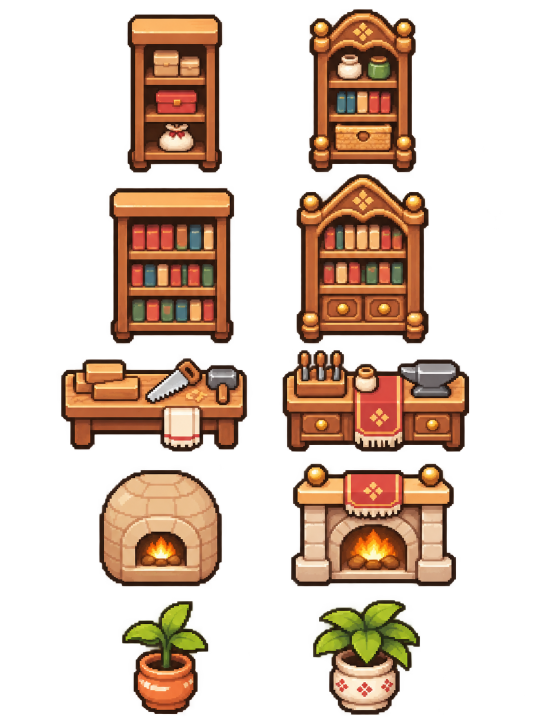
#> input picture games/openworld/tools/src/art/interior-furniture/sheet-a.png, 1086 x 1448 px (shown at 1/2 size); its folder holds 4 pictures in this run
$ python interior-furniture.py
#> lines starting #> are read from the running program, lines starting #| are printed output that depends on the picture
"""The furniture of the game's rooms from its art packs as they were painted, each piece in two makes: a plain one, of
farmhouses, villages, cells and barracks, and a rich one, of the Holy City, lords' seats, cathedrals and the rooms of
the well-off; and the tavern's, of inns, hostels and refectories (its tables and seats; the rest of it plain). Which a
room has is its map's theme (Catalog.fixtureThemes): by what the room is, else by the place it is a room of
(tools/src/demo/continent/continent.json), else picked by the map, one make for a whole room. A table and its seats
come in sets (`_2`: a theme's second set), one set to a room, picked by the map; a seat with a picture turned west
(`_left`) shows it when it faces west, the other when it faces east.

The packs (interior-furniture/sheet-a.png … sheet-e.png) are taken as they are, only made smaller, never redrawn, at
four pixels to the game's one (the catalogue draws them at a quarter, pixel for pixel at the game's zoom of four); the
pieces a pack drew together (a table and its chairs) keep the sizes it gave them, one scale for a sheet. One piece is
changed: the fireplace is painted burning; its cold one has the fire taken out of the hearth (the game draws it lit with
the pack's own, `lit`). The chest and the crate (sheet-d) are shut, open with things in, and open empty.

    python3 games/openworld/tools/src/art/interior-furniture.py [preview.png]
"""
from __future__ import annotations

import json
import re
import sys
from pathlib import Path

import numpy as np
from PIL import Image

HERE = Path(__file__).resolve().parent / 'interior-furniture'
GAME = Path(__file__).resolve().parents[3]
OUT = GAME / 'public/assets/lsw/Fixtures/InteriorFurniture.png'
INDEX = GAME / 'client/src/interior-furniture.json'
CONTINENT = GAME / 'tools/src/demo/continent/continent.json'
K = 4  # this sheet's pixels to the game's one
SHEETS = {n: Image.open(HERE / f'sheet-{n}.png').convert('RGBA') for n in 'abcde'}
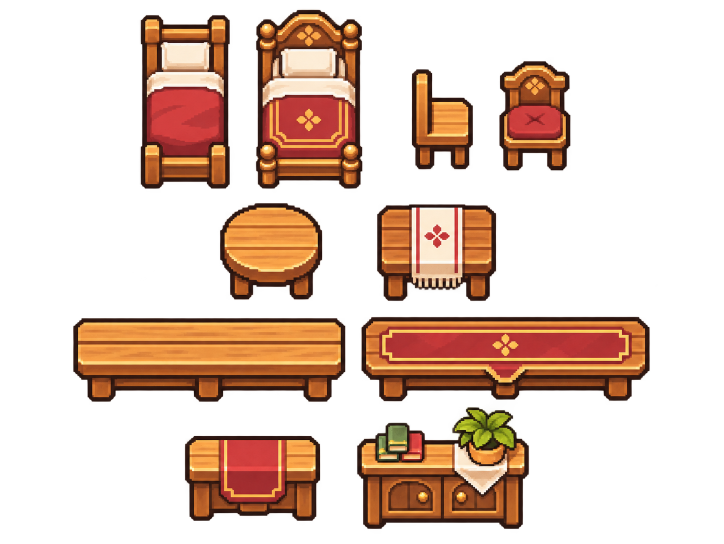
#> input picture games/openworld/tools/src/art/interior-furniture/sheet-b.png, 1447 x 1087 px (shown at 1/2 size)
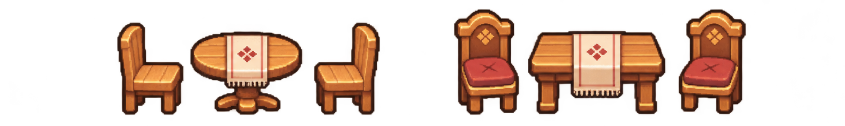
#> input picture games/openworld/tools/src/art/interior-furniture/sheet-c.png, 1690 x 252 px (shown at 1/2 size)
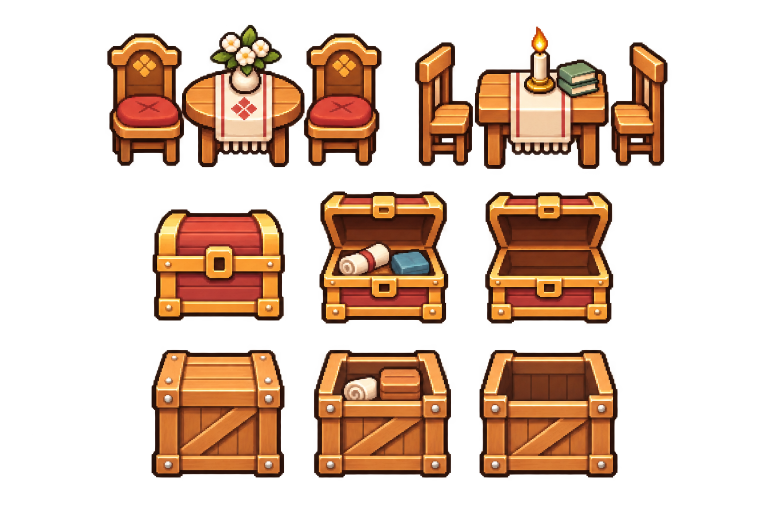
#> input picture games/openworld/tools/src/art/interior-furniture/sheet-d.png, 1536 x 1024 px (shown at 1/2 size)
#> (the run stopped early here; a loop or call above may not have finished)
